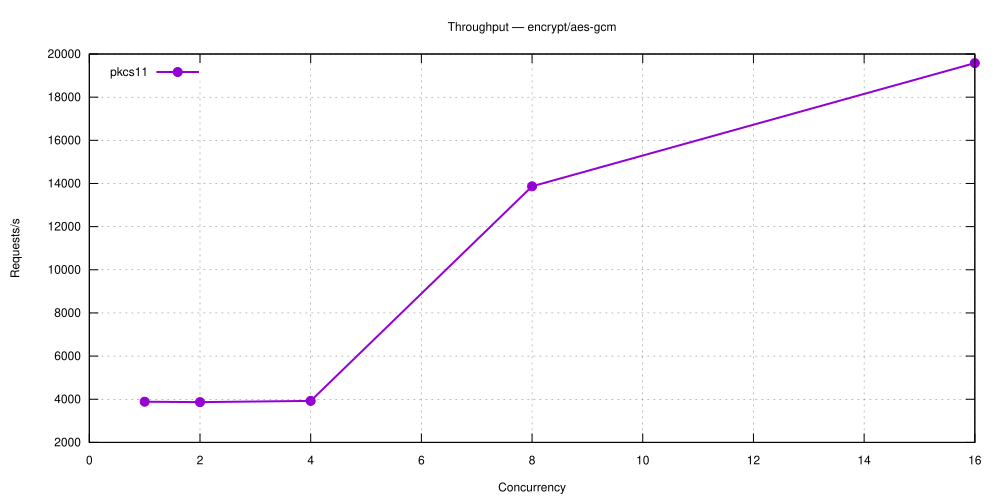

This figure's gnuplot source:
set terminal svg size 1000,500 enhanced font 'Helvetica,12'
set output 'encrypt_aes-gcm.svg'
set title 'Throughput — encrypt/aes-gcm'
set grid
set xlabel 'Concurrency'
set ylabel 'Requests/s'
set key top left
plot 'encrypt_aes-gcm-5.27.1-pkcs11.dat' using 1:2 with linespoints lw 2 pt 7 title 'pkcs11'
